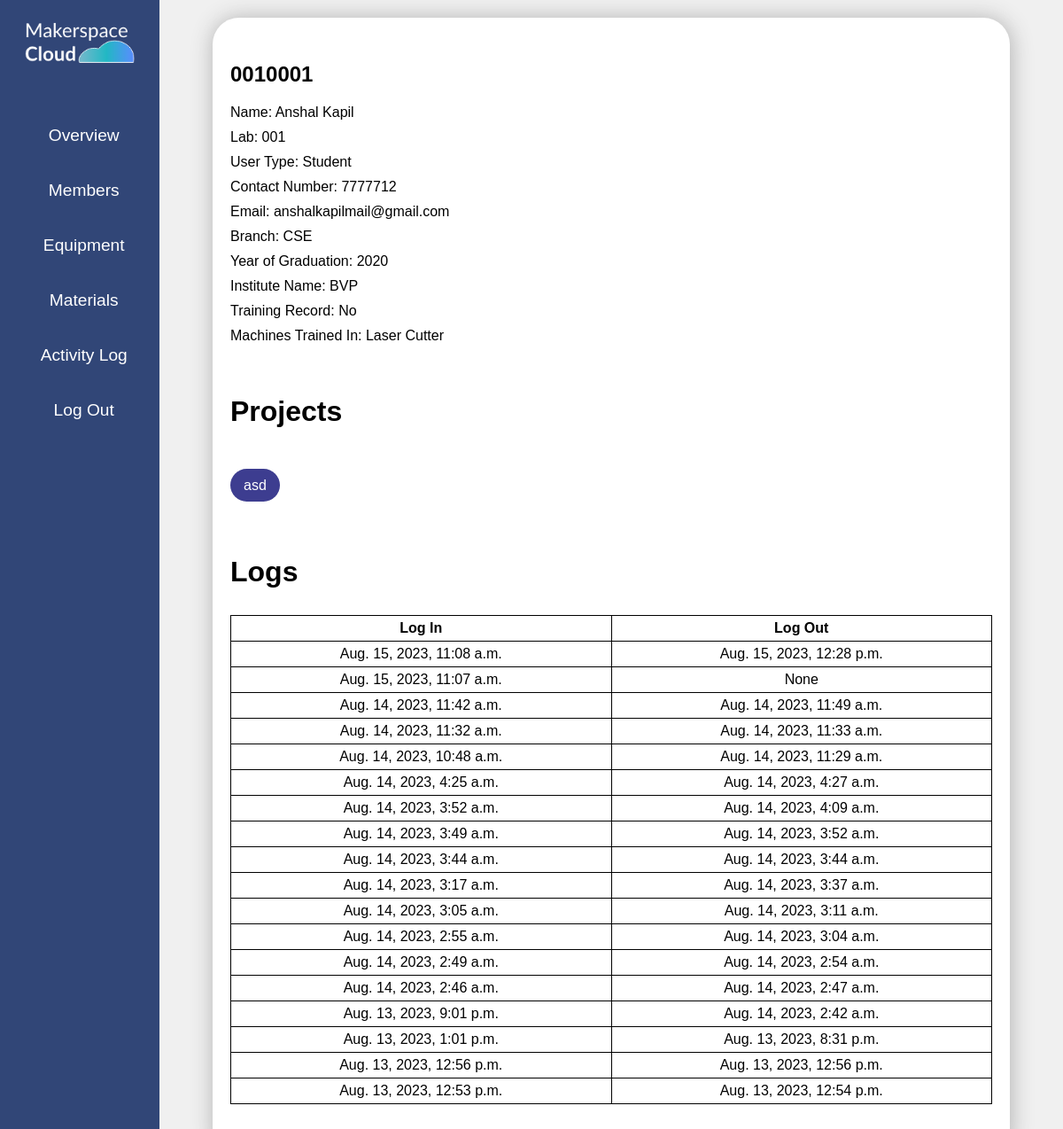
Before: /a_member_detail/38/ (signed in) with the older database file.
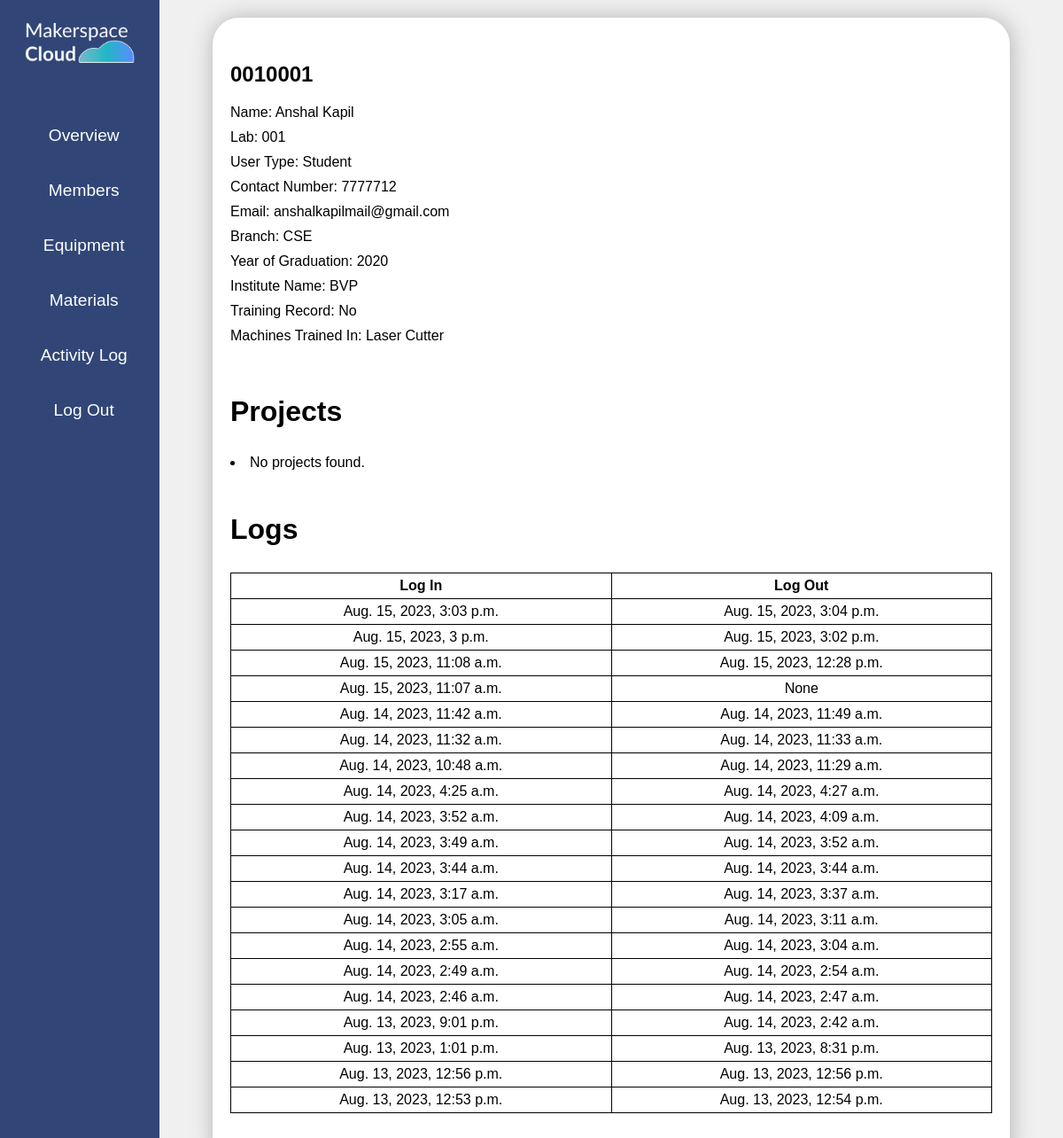
After: the same page with the newer database file.
### equ/models.py (models this page shows, shortened)
class Confirmed_Project(models.Model):
    name = models.CharField(max_length=100)
    description = models.TextField(max_length=400)
    lab = models.ForeignKey('Lab', on_delete=models.CASCADE, related_name='confirmed_projects')
    user = models.ForeignKey(User, on_delete=models.CASCADE)
    start_date = models.DateField(default=timezone.now)
    end_date = models.DateField(default=timezone.now)

class UserActivityLog(models.Model):
    user = models.ForeignKey(User, on_delete=models.CASCADE)
    login_time = models.DateTimeField()
    logout_time = models.DateTimeField(null=True, blank=True)

### equ/views.py (the view)
# urls.py: path('a_member_detail/<int:pk>/', views.a_member_detail, name='a_member_detail'),
@login_required
@admin_required
def a_member_detail(request,pk):
    user = get_object_or_404(User,pk=pk)
    projects = Confirmed_Project.objects.filter(user=user)
    profile = Profile.objects.get(user=user)
    logs = UserActivityLog.objects.filter(user=user).order_by('-login_time')[:30]
    context = {'user': user, 'projects':projects, 'profile':profile,'logs':logs}
    return render(request, 'equ/a_member_detail.html',context)

### equ/models.py (called while the page is built)
    def __str__(self):
        return self.name

### equ/views.py (called while the page is built)
def admin_required(function):
    decorator = user_passes_test(lambda user: user.groups.filter(name='admin').exists())
    return decorator(function)

### equ/templates/equ/a_member_detail.html
{% extends "equ/a_base.html" %}
{% block content %}
<div class="my_projects">
    <div class="mp1">
<h2>{{user.username}}</h2>
<p>Name: {{ profile.first_name }} {{ profile.last_name }}</p>
        <p>Lab: {{ profile.lab }}</p>
        <p>User Type: {{ profile.user_type }}</p>
        <p>Contact Number: {{ profile.contact_number }}</p>
        <p>Email: {{ profile.email }}</p>
        <p>Branch: {{ profile.branch }}</p>
        <p>Year of Graduation: {{ profile.year_of_graduation }}</p>
        <p>Institute Name: {{ profile.institute_name }}</p>
        <p>Training Record: {{ profile.training_record }}</p>
        <p>Machines Trained In: {{ profile.machines_trained_in }}</p>
<br>
<h1>Projects</h1>
{% for project in projects %}
<br>
<h2><a href="{% url 'a_confirmed_project_detail' project.pk %}">{{ project.name }}</a></h2>
{% empty %}
    <li>No projects found.</li>
{% endfor %}
<br>
<h1>Logs</h1>
<table class="logs">
    <tr>
        <th>Log In</th>
        <th>Log Out</th>
    </tr>
{%for log in logs%}
<tr>
    <td>{{log.login_time}}</td>
    <td>{{log.logout_time}}</td>
</tr>
{%endfor%}
</table>
{% endblock content %}

Changed rows visible on the page:
removed Confirmed_Project: name "asd"
added UserActivityLog: login_time "Aug. 15, 2023, 3:03 p.m.", logout_time "Aug. 15, 2023, 3:04 p.m."
added UserActivityLog: login_time "Aug. 15, 2023, 3 p.m.", logout_time "Aug. 15, 2023, 3:02 p.m."
Other visible differences:
text now shown: "No projects found."
